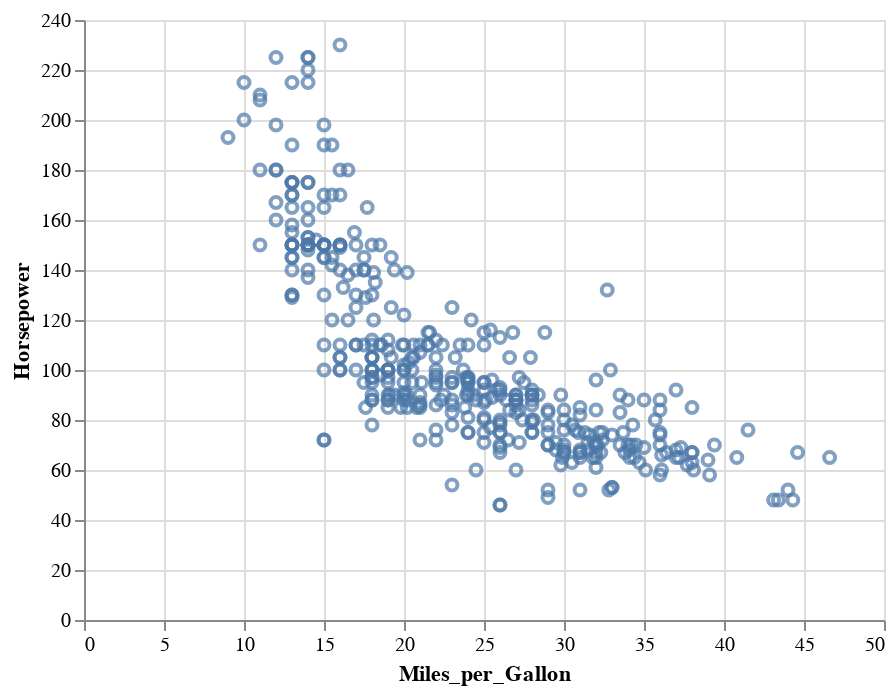

This figure's notebook cell:
### Code cell
# Now a 2-D chart just specifies x and y
alt.Chart(cars).mark_point().encode(y='Horsepower', x='Miles_per_Gallon')

### Figure 1 — Vega-Lite specification as saved in the notebook (floating-point values rounded to 4 significant figures; data arrays with more than 128 entries replaced by an {"elided": "..."} marker saying what was removed)
{"config": {"view": {"continuousWidth": 400, "continuousHeight": 300}}, "data": {"name": "data-f02450ab61490a1363517a0190416235"}, "mark": "point", "encoding": {"x": {"type": "quantitative", "field": "Miles_per_Gallon"}, "y": {"type": "quantitative", "field": "Horsepower"}}, "$schema": "https://vega.github.io/schema/vega-lite/v4.8.1.json", "datasets": {"data-f02450ab61490a1363517a0190416235": {"elided": "406 records"}}}
